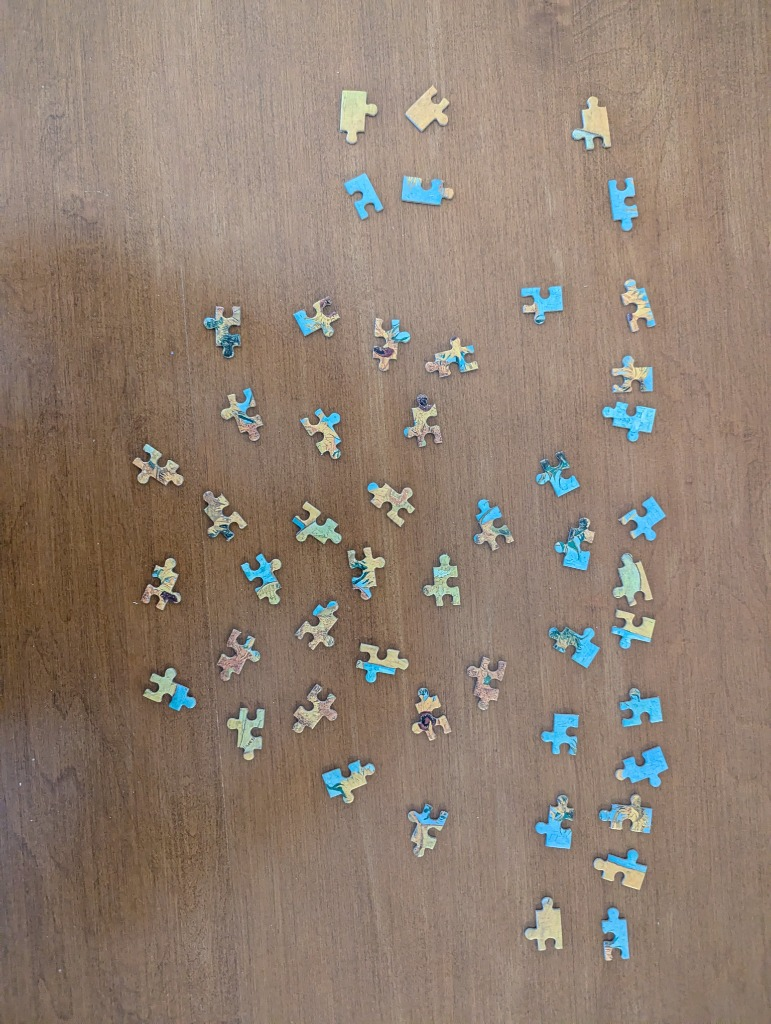
#> input picture puzzle_solver/data/pieces.jpg, 771 x 1024 px, found by its file name
$ python debug_segmentation_v3.py
#> lines starting #> are read from the running program, lines starting #| are printed output that depends on the picture; after the words box and inside, x2 and y2 are one past the last pixel; in counts of white or black regions, pixels touching at a corner belong together
import cv2
import numpy as np
import os

def visualize_segmentation_v3():
    image_path = 'puzzle_solver/data/pieces.jpg'
    output_dir = 'puzzle_solver/segmentation_v3_results'
    if not os.path.exists(output_dir):
        os.makedirs(output_dir)

    image = cv2.imread(image_path)
#> image is the input picture: shape (1024, 771, 3); mean B, G, R 113.9, 127.5, 144.6
    hsv = cv2.cvtColor(image, cv2.COLOR_BGR2HSV)
#> hsv: shape (1024, 771, 3); mean H, S, V 16.7, 65.9, 148.2

    # Sweep Saturation Lower Bound
    # Wood is likely high saturation. Pieces might be lower?
    # Or Wood is specific Hue.

    # Let's try to capture "Everything that is NOT the table".
    # Table seems to be Hue=15-25, Sat=150-255, Val=100-255.

    configs = [
        ("Base", [5, 50, 50], [30, 255, 255]),
        ("HighSat", [5, 100, 50], [30, 255, 255]), # Wood is very saturated
        ("WideHue", [0, 50, 50], [40, 255, 255]),
        ("DarkWood", [5, 40, 20], [30, 255, 180]),
    ]

    for name, lower, upper in configs:
        lower = np.array(lower)
        upper = np.array(upper)

        mask = cv2.inRange(hsv, lower, upper)
        # Invert -> Pieces
        pieces = cv2.bitwise_not(mask)

        # Clean
        kernel = np.ones((5,5), np.uint8)
        pieces = cv2.morphologyEx(pieces, cv2.MORPH_OPEN, kernel, iterations=2)
        pieces = cv2.morphologyEx(pieces, cv2.MORPH_CLOSE, kernel, iterations=5) # Aggressive closing

        # Contours
        contours, _ = cv2.findContours(pieces, cv2.RETR_EXTERNAL, cv2.CHAIN_APPROX_SIMPLE)

        display = image.copy()
        count = 0
        mean_area = 0
        areas = []
        for c in contours:
            area = cv2.contourArea(c)
            if 1000 < area < 50000:
                count += 1
                areas.append(area)
                cv2.drawContours(display, [c], -1, (0, 255, 0), 2)

        if areas: mean_area = int(np.mean(areas))

        cv2.putText(display, f"{name}: {count} pieces, AvgArea: {mean_area}", (20, 50),
                   cv2.FONT_HERSHEY_SIMPLEX, 1, (0, 0, 255), 2)
        cv2.imwrite(f"{output_dir}/test_{name}.jpg", display)
        print(f"Config {name}: Found {count} pieces.")
#> this loop made 4 passes
#> pass 1, in visualize_segmentation_v3, `mask = cv2.inRange(hsv, lower, upper)`:
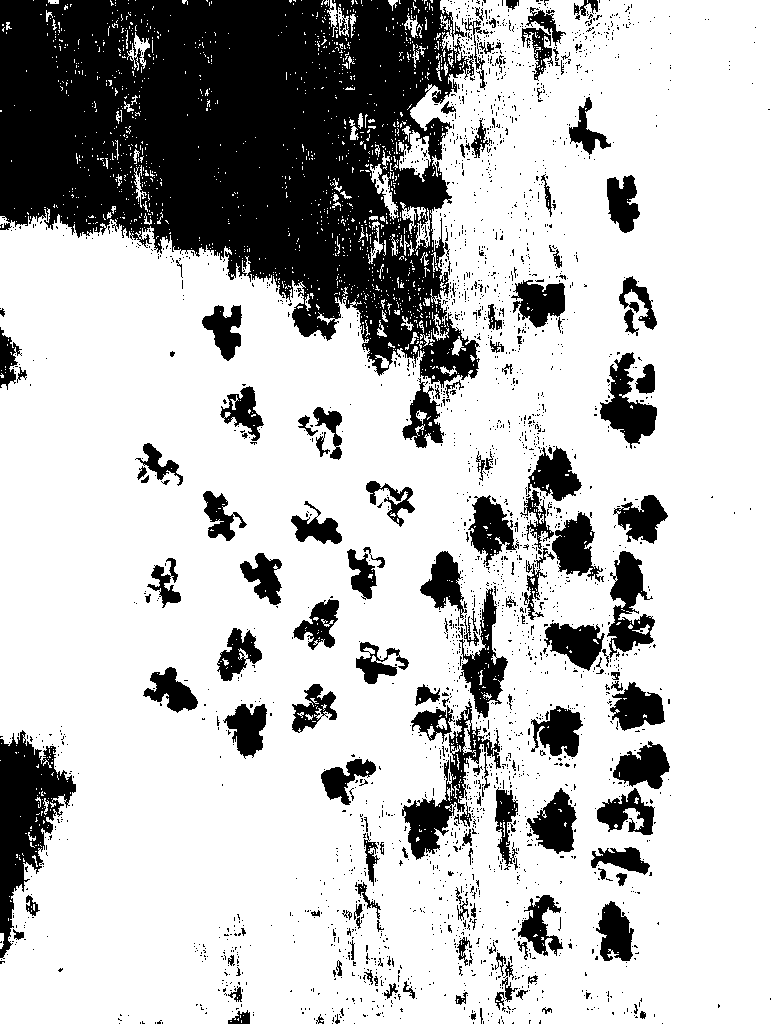
#> mask: shape (1024, 771); 75% white; 2533 black regions (2365 under 20 px), largest, box (x1, y1, x2, y2) and area: (0, 0, 480, 388) 115354, (0, 730, 76, 959) 7607, (402, 701, 501, 860) 3674
#> pass 1, in visualize_segmentation_v3, `pieces = cv2.morphologyEx(pieces, cv2.MORPH_OPEN, kernel, iterations=2)`:
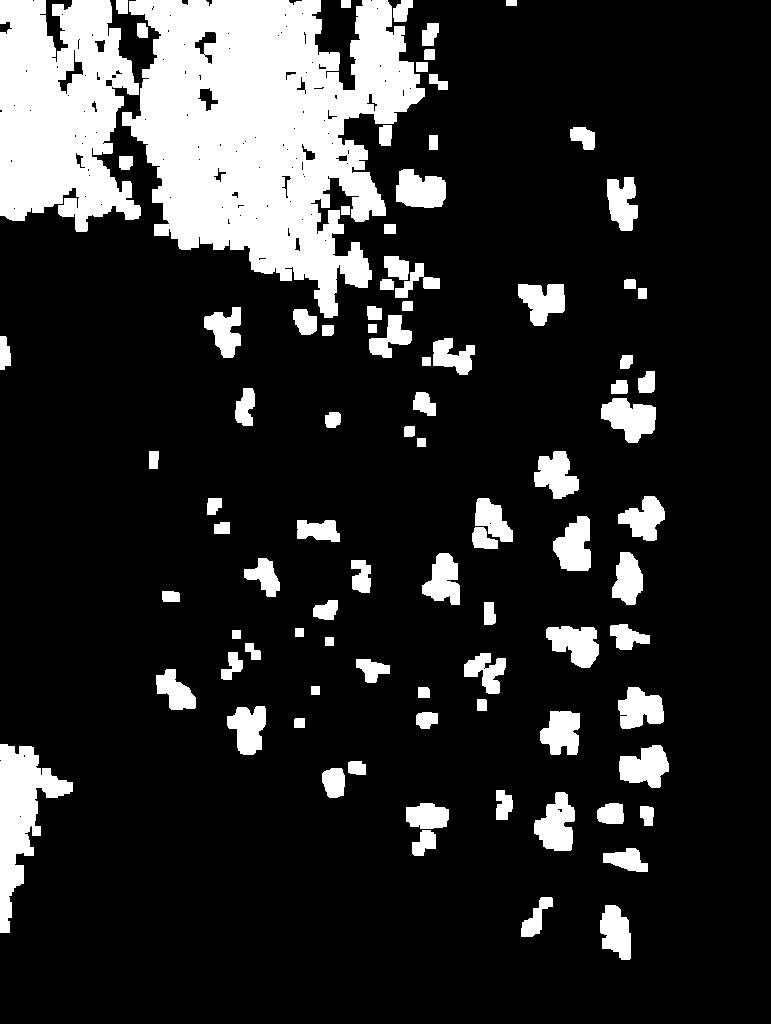
#> pieces: shape (1024, 771); 17% white; 91 white regions, largest, box (x1, y1, x2, y2) and area: (122, 0, 425, 318) 57552, (0, 0, 141, 232) 24585, (0, 744, 73, 933) 5783
#> pass 1, in visualize_segmentation_v3, `pieces = cv2.morphologyEx(pieces, cv2.MORPH_CLOSE, kernel, iterations=5)`:
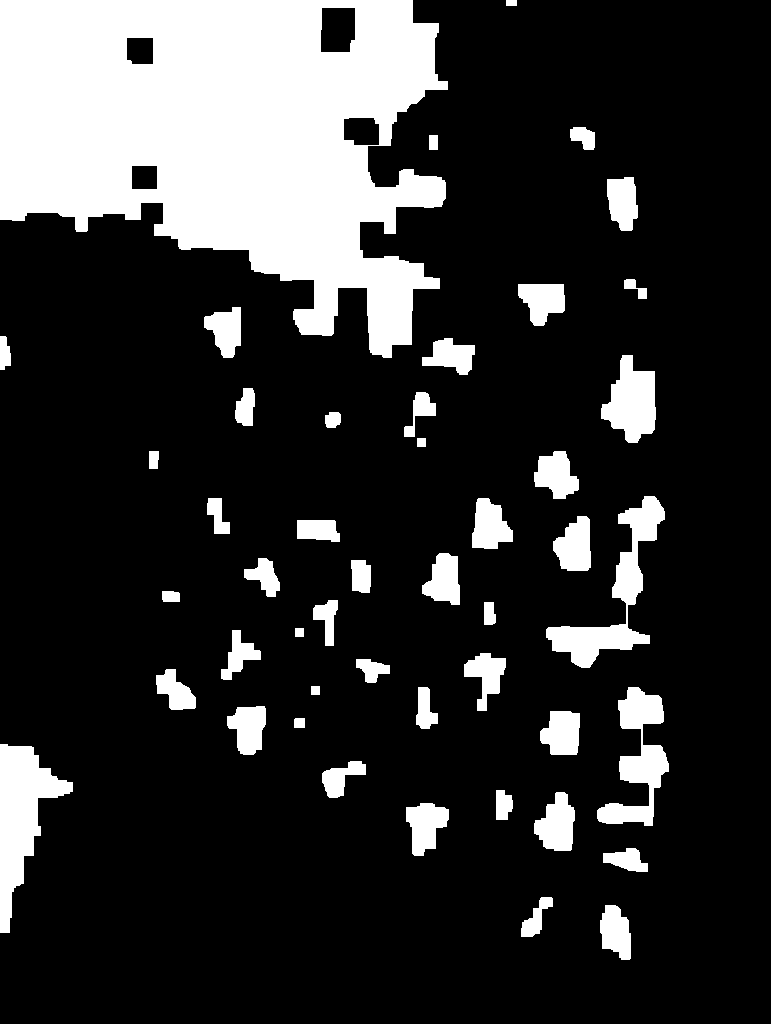
#> pieces: shape (1024, 771); 19.4% white; 47 white regions, largest, box (x1, y1, x2, y2) and area: (0, 0, 448, 358) 102885, (0, 744, 73, 933) 6131, (546, 496, 665, 668) 5202
#> after the loop: display: shape (1024, 771, 3); mean H, S, V 110.6, 129.3, 142.2
#> after the loop:
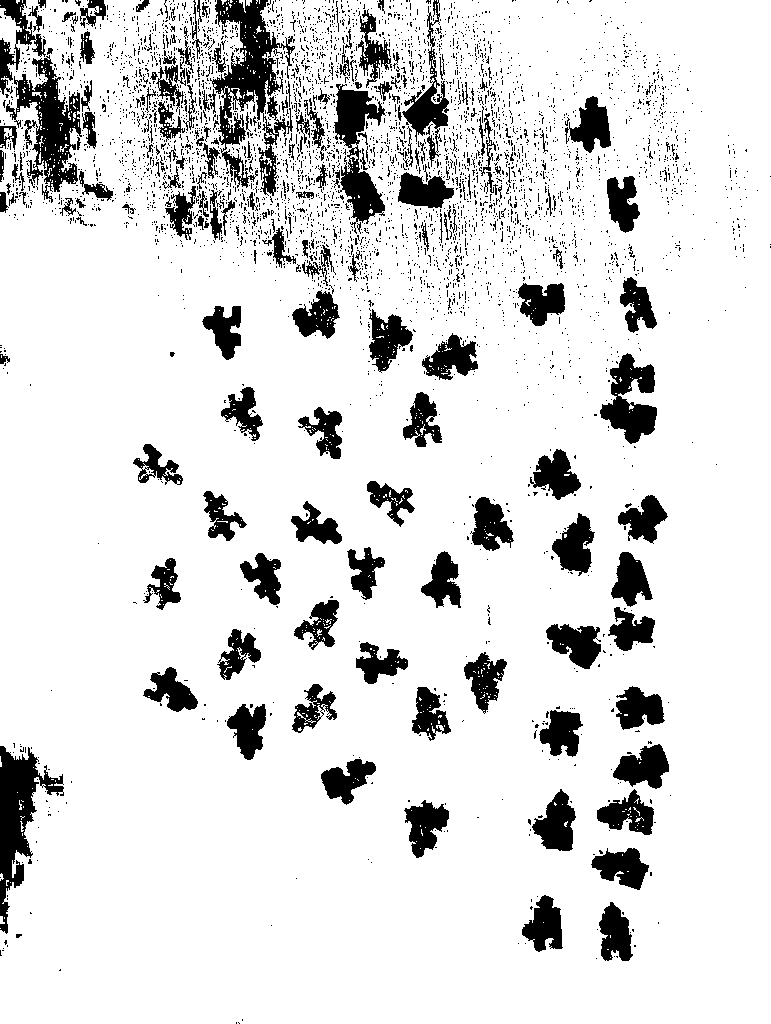
#> mask: shape (1024, 771); 86.7% white; 4239 black regions (4031 under 20 px), largest, box (x1, y1, x2, y2) and area: (210, 0, 295, 196) 6299, (0, 746, 64, 934) 4378, (6, 55, 82, 203) 4337
#> after the loop:
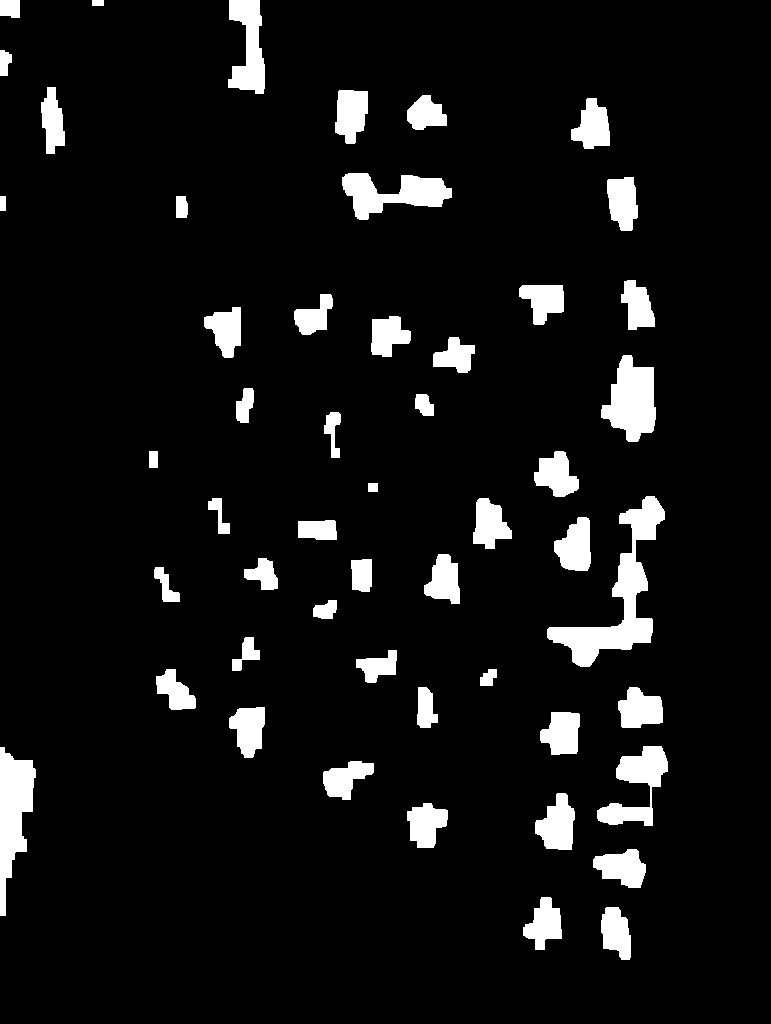
#> pieces: shape (1024, 771); 7.3% white; 51 white regions, largest, box (x1, y1, x2, y2) and area: (547, 496, 665, 667) 5433, (0, 747, 36, 916) 3387, (601, 355, 656, 442) 3100

if __name__ == "__main__":
    visualize_segmentation_v3()
